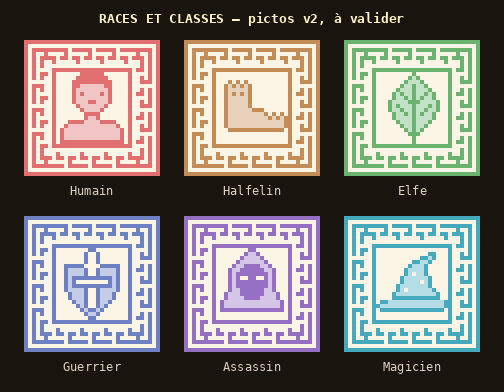

Reproduce this figure in Python.
"""Pictos de race et de classe v2 (Thomas, 2026-11-11 : « inspire-toi plutôt de ça », image de tuiles pastel à cadre en
méandres). On reprend l'idée (tuile carrée, cadre à méandres, un symbole au centre, une couleur pastel par tuile), pas le
dessin. 34 × 34 pixels. Écrit art/pictos_race_classe_v2.png. Lancer depuis la racine du dépôt.
"""
import os, sys
sys.path.insert(0, os.path.dirname(os.path.abspath(__file__)))
from PIL import Image, ImageDraw
from pix import font

N = 34
BG = (251, 245, 230)  # parchemin clair

# Motif de méandre (période 6, 4 de haut), répété le long de chaque bord.
KEY = ["#####.", "....#.", "##.##.", ".#...."]
CORNER = ["####", "#..#", "#.##", "#.#."]


def mix(c, t):
    return tuple(round(a + (255 - a) * t) for a in c)


SYMBOLS = {
    "humain": [  # buste
        "......######......", ".....########.....", "....##########....", "....##++++++##....",
        "....#++++++++#....", "....#+#++++#+#....", "....#++++++++#....", "....#+++##+++#....",
        ".....#++++++#.....", "......#++++#......", ".......####.......", ".......#++#.......",
        "...####++++####...", "..#++++++++++++#..", ".#++++++++++++++#.", ".#++++++++++++++#.",
        ".#++++++++++++++#.", ".################.",
    ],
    "halfelin": [  # grand pied poilu
        "..................", "..................", "...#.#.#..........", "..#+#+#+#.........",
        "..#+++++#.........", "..#+#+#+#.........", "..#+++++#.........", "..#+++++#.........",
        "..#+++++#.........", "..#++++++###......", "..#+++++++++#.#.#.", "..#++++++++++#+#+#",
        "..#++++++++++++++#", "..#++++++++++++++#", "...##############.", "..................",
        "..................", "..................",
    ],
    "elfe": [  # feuille
        ".........#........", "........#+#.......", ".......#+++#......", "......#++#++#.....",
        ".....#+++#+++#....", "....#+#++#++#+#...", "....#++#+#+#++#...", "...#++++###++++#..",
        "...#+#+++#+++#+#..", "...#++#++#++#++#..", "....#++#+#+#++#...", "....#++++#++++#...",
        ".....#+++#+++#....", "......#++#++#.....", ".......#+#+#......", "........###.......",
        ".........#........", ".........#........",
    ],
    "guerrier": [  # écu, l'épée en travers
        "........##........", ".......#**#.......", ".......#**#.......", ".......#**#.......",
        "..#####****#####..", "..#++++#**#++++#..", "..#++++#**#++++#..", "..#+##########+#..",
        "..#+#********#+#..", "..#+##########+#..", "..#++++#**#++++#..", "...#+++#**#+++#...",
        "...#+++#**#+++#...", "....#++#**#++#....", ".....#+#**#+#.....", "......#+##+#......",
        ".......#++#.......", "........##........",
    ],
    "assassin": [  # capuche, deux yeux dans l'ombre
        "........##........", ".......#++#.......", "......#++++#......", ".....#++++++#.....",
        "....#++####++#....", "...#++######++#...", "...#+########+#...", "...#+#..##..#+#...",
        "...#+########+#...", "...#+########+#...", "...#++######++#...", "..#+++######+++#..",
        "..#++++####++++#..", ".#++++++++++++++#.", ".#++++++++++++++#.", ".################.",
        "..................", "..................",
    ],
    "magicien": [  # chapeau étoilé
        "..................", ".............##...", "...........##+#...", ".........##++#....",
        "........#+++#.....", ".......#++++#.....", ".......#+*++#.....", "......#++++++#....",
        "......#++++*+#....", ".....#+++++++#....", ".....#+*++++++#...", "....#++++++++++#..",
        "....############..", ".##++++++++++++++#", "#++++++++++++++++#", ".################.",
        "..................", "..................",
    ],
}

COLORS = {  # une couleur pastel par tuile
    "humain": (226, 112, 112), "halfelin": (196, 140, 86), "elfe": (106, 180, 112),
    "guerrier": (110, 128, 196), "assassin": (150, 112, 196), "magicien": (70, 170, 190),
}
NAMES = {"humain": "Humain", "halfelin": "Halfelin", "elfe": "Elfe", "guerrier": "Guerrier", "assassin": "Assassin", "magicien": "Magicien"}


def tile(key):
    col, light = COLORS[key], mix(COLORS[key], 0.6)
    g = [[None] * N for _ in range(N)]
    for i in range(N):  # filet extérieur et intérieur
        for a, b in ((0, i), (N - 1, i), (i, 0), (i, N - 1)):
            g[a][b] = col
    for i in range(7, N - 7):
        for a, b in ((7, i), (N - 8, i), (i, 7), (i, N - 8)):
            g[a][b] = col
    L = N - 4  # bande de méandre, de 2 à N-3
    def put(x, y):
        g[y][x] = col
    for k in range(4, L - 4):
        for r in range(4):
            if KEY[r][(k - 4) % 6] == "#":
                put(2 + k, 2 + r)                 # haut
                put(N - 3 - k, N - 3 - r)         # bas
                put(N - 3 - r, 2 + k)             # droite
                put(2 + r, N - 3 - k)             # gauche
    for r in range(4):
        for c in range(4):
            if CORNER[r][c] == "#":
                put(2 + c, 2 + r); put(N - 3 - c, 2 + r); put(2 + c, N - 3 - r); put(N - 3 - c, N - 3 - r)
    for y, row in enumerate(SYMBOLS[key]):
        for x, ch in enumerate(row):
            if ch != ".":
                g[8 + y][8 + x] = {"#": col, "+": light, "*": BG}[ch]
    im = Image.new("RGB", (N, N), BG)
    for y in range(N):
        for x in range(N):
            if g[y][x]:
                im.putpixel((x, y), g[y][x])
    return im


if __name__ == "__main__":
    S = 4
    W = 24 + 3 * (N * S + 24)
    sheet = Image.new("RGB", (W, 40 + 2 * (N * S + 40)), (26, 20, 14))
    d = ImageDraw.Draw(sheet)
    d.text((W // 2, 18), "RACES ET CLASSES — pictos v2, à valider", fill=(255, 243, 200), font=font(13), anchor="mm")
    for k, key in enumerate(SYMBOLS):
        x = 24 + (k % 3) * (N * S + 24)
        y = 40 + (k // 3) * (N * S + 40)
        sheet.paste(tile(key).resize((N * S, N * S), Image.NEAREST), (x, y))
        d.text((x + N * S // 2, y + N * S + 14), NAMES[key], fill=(220, 210, 190), font=font(12, False), anchor="mm")
    sheet.save("art/pictos_race_classe_v2.png")
    print("ok")
